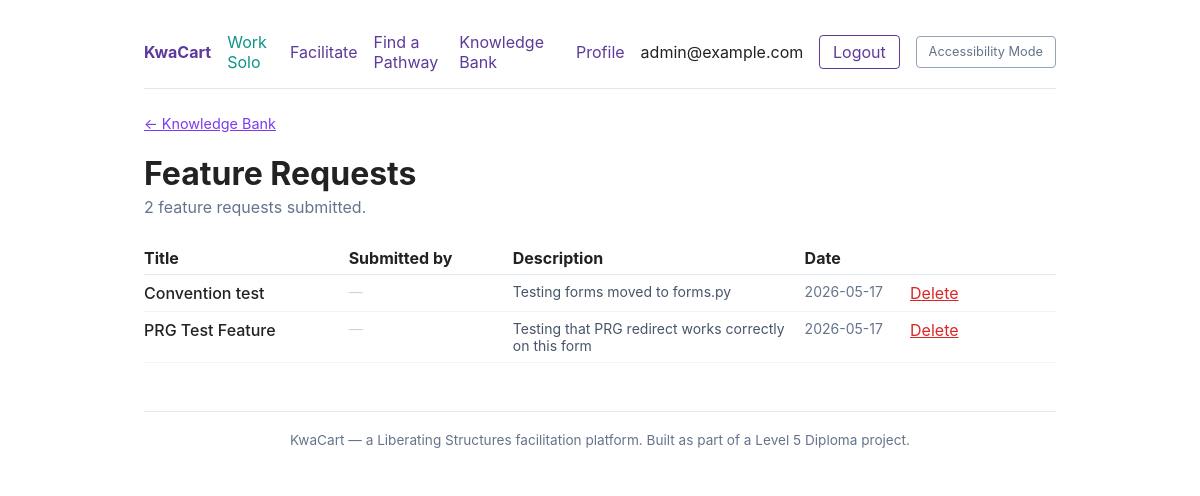
The app's page /archive/feature-requests/ (signed in) with its own data.
### accounts/models.py (models this page shows, shortened)
class User(AbstractUser):
    email = models.EmailField(unique=True)
    username = models.CharField(max_length=150, unique=False, blank=True, null=True)
    USERNAME_FIELD = 'email'
    REQUIRED_FIELDS = []
    objects = UserManager()

### archive/models.py (models this page shows, shortened)
class FeatureRequest(models.Model):
    name = models.CharField(
        max_length=200, blank=True,
        help_text='Optional — filled in voluntarily by the visitor.',
    )
    email = models.EmailField(
        blank=True,
        help_text='Optional — so they can be notified when the feature ships.',
    )
    title = models.CharField(
        max_length=300,
        help_text='A short summary of the feature being requested.',
    )
    description = models.TextField(
        help_text='More detail: what problem does it solve, how would it work?',
    )
    submitted_at = models.DateTimeField(auto_now_add=True)
    class Meta:
        ordering = ['-submitted_at']
        verbose_name = 'Feature request'
        verbose_name_plural = 'Feature requests'

### archive/views.py (the view)
# urls.py: path('feature-requests/', feature_request_list, name='feature_request_list'),
@login_required
def feature_request_list(request):
    if not _staff_only(request):
        return redirect('archive:knowledge_bank')
    requests_qs = FeatureRequest.objects.all().order_by('-submitted_at')
    return render(request, 'archive/feature_request_list.html', {
        'requests': requests_qs,
        'count': requests_qs.count(),
    })

### archive/views.py (called while the page is built)
def _staff_only(request):
    return request.user.is_authenticated and request.user.is_staff

### templates/archive/feature_request_list.html (shortened to what this page needs)
{% extends "base.html" %}
{% block content %}
<p style="margin-bottom:0.5rem;">
    <a href="{% url 'archive:knowledge_bank' %}" style="color:#7c3aed; font-size:0.9rem;">
        &larr; Knowledge Bank
    </a>
</p>
<h1 style="margin-bottom:0.25rem;">Feature Requests</h1>
<p style="color:#64748b; margin-top:0; margin-bottom:1.5rem;">
    {{ count }} feature request{{ count|pluralize }} submitted.
</p>
{% if requests %}
<table style="width:100%; border-collapse:collapse; table-layout:fixed;">
    <colgroup>
        <col style="width:22%">
        <col style="width:18%">
        <col style="width:32%">
        <col style="width:12%">
        <col style="width:16%">
    </colgroup>
    <thead>
        <tr style="text-align:left; border-bottom:1px solid #e2e8f0;">
            <th style="padding:0.4rem 0.25rem 0.4rem 0;">Title</th>
            <th style="padding:0.4rem 0.25rem;">Submitted by</th>
            <th style="padding:0.4rem 0.25rem;">Description</th>
            <th style="padding:0.4rem 0.25rem;">Date</th>
            <th style="padding:0.4rem 0;"></th>
        </tr>
    </thead>
    <tbody>
        {% for fr in requests %}
        <tr style="border-bottom:1px solid #f1f5f9; vertical-align:top;">
            <td style="padding:0.5rem 0.25rem 0.5rem 0; font-weight:500;">
                {{ fr.title }}
            </td>
            <td style="padding:0.5rem 0.25rem; color:#64748b; font-size:0.875rem;
                        word-break:break-all;">
                {% if fr.email %}{{ fr.email }}{% else %}<span style="color:#cbd5e1;">—</span>{% endif %}
            </td>
            <td style="padding:0.5rem 0.25rem; color:#475569; font-size:0.875rem;">
                {{ fr.description|truncatewords:30 }}
            </td>
            <td style="padding:0.5rem 0.25rem; color:#64748b; font-size:0.875rem;
                        white-space:nowrap;">
                {{ fr.submitted_at|date:"Y-m-d" }}
            </td>
            <td style="padding:0.5rem 0;">
                <form method="post"
                      action="{% url 'archive:feature_request_delete' fr.pk %}"
                      onsubmit="return confirm('Delete this feature request?')">
                    <button type="submit"
                            style="background:none; border:none; padding:0; cursor:pointer;
                                   color:#dc2626; font-size:inherit; font-family:inherit;
                                   text-decoration:underline;">
                        Delete
                    </button>
                </form>
            </td>
        </tr>
        {% endfor %}
    </tbody>
</table>
{% else %}
<p style="color:#94a3b8;">No feature requests yet.</p>
{% endif %}
{% endblock %}

### templates/base.html (shortened to what this page needs)
{% load static %}
<!DOCTYPE html>
<html lang="en">
<head>
    <link rel="stylesheet" href="{% static 'css/base.css' %}">
    <link rel="stylesheet" href="{% static 'css/accessibility_theme.css' %}">
</head>
<body>
    <nav>
        <a href="{% url 'home' %}"><strong>KwaCart</strong></a>
        {% if request.user.is_authenticated %}
            <a href="{% url 'tools:catalog' %}?mode=solo"
               style="color:#0d9488;"
               title="Use tools at your own pace">Work Solo</a>
            <a href="{% url 'tools:catalog' %}?mode=live"
               title="Start a live session with your team">Facilitate</a>
            <a href="{% url 'tools:pathway_finder' %}">Find a Pathway</a>
            <a href="{% url 'archive:knowledge_bank' %}">Knowledge Bank</a>
            <a href="{% url 'accounts:profile' %}" title="View and update your profile">Profile</a>
            <span>{{ request.user.email }}</span>
            <form method="post" action="{% url 'accounts:logout' %}" style="display:inline">
                <button type="submit" class="btn">Logout</button>
            </form>
        {% else %}
            <a href="{% url 'about' %}">About</a>
            <a href="{% url 'accessibility' %}">Accessibility</a>
            <span class="spacer"></span>
            <a href="{% url 'accounts:login' %}">Login</a>
            <a href="{% url 'accounts:signup' %}">Sign up</a>
        {% endif %}
        <button type="button"
                id="a11y-theme-toggle"
                class="a11y-toggle-btn"
                aria-pressed="false"
                title="Toggle zero-animation, large-target, high-contrast mode">
        </button>
    </nav>
    <main id="main-content" tabindex="-1">
        {% block content %}{% endblock %}
    </main>
    <footer class="page-footer">
        KwaCart &mdash; a Liberating Structures facilitation platform.
        Built as part of a Level&nbsp;5 Diploma project.
    </footer>
</body>
</html>

### static/css/base.css (style rules this page uses)
*, *::before, *::after { box-sizing: border-box; }
body { font-family: -apple-system, BlinkMacSystemFont, "Segoe UI", sans-serif; max-width: 960px; margin: 2rem auto; padding: 0 1.5rem; color: #222; }
nav { display: flex; gap: 1rem; align-items: center; padding-bottom: 1rem; border-bottom: 1px solid #e2e8f0; margin-bottom: 1.5rem; }
nav a { color: #5D3A9B; text-decoration: none; }
.btn { display: inline-block; padding: 0.4rem 0.8rem; border-radius: 4px; border: 1px solid #5D3A9B; color: #5D3A9B; text-decoration: none; background: #fff; cursor: pointer; font-family: inherit; font-size: 1rem; }
.page-footer { margin-top: 3rem; padding: 1.25rem 0; border-top: 1px solid #e2e8f0; text-align: center; color: #64748b; font-size: 0.85rem; }

### static/css/accessibility_theme.css (style rules this page uses)
.a11y-toggle-btn { padding: 0.35rem 0.75rem; background: transparent; border: 1px solid #94a3b8; border-radius: 4px; font-size: 0.8rem; color: #64748b; cursor: pointer; font-family: inherit; white-space: nowrap; line-height: 1.4; }

### records on screen
User: user.email "admin@example.com"
FeatureRequest: title "Convention test", description "Testing forms moved to forms.py", submitted_at "2026-05-17"
FeatureRequest: title "PRG Test Feature", description "Testing that PRG redirect works correctly on this form", submitted_at "2026-05-17"

### other values on screen
{{ count }} "2"
